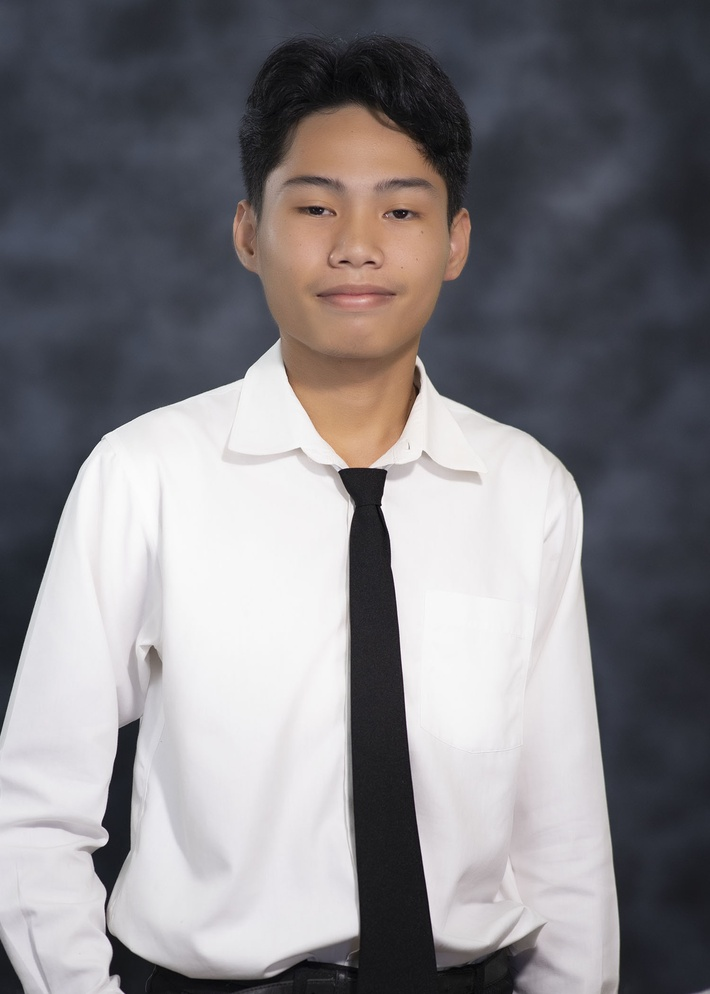
#> input picture data/5r.jpg, 710 x 994 px, shrunk from 1500 x 2100 before the run, found by its file name
$ python canny_img.py
#> lines starting #> are read from the running program, lines starting #| are printed output that depends on the picture
import cv2 as cv
import numpy as np
import os

img = cv.imread(os.path.join(".", "data", "5r.jpg"))
#> img is the input picture: shape (994, 710, 3); mean B, G, R 132.1, 128.4, 130.9

img = cv.Canny(img, 50, 51)
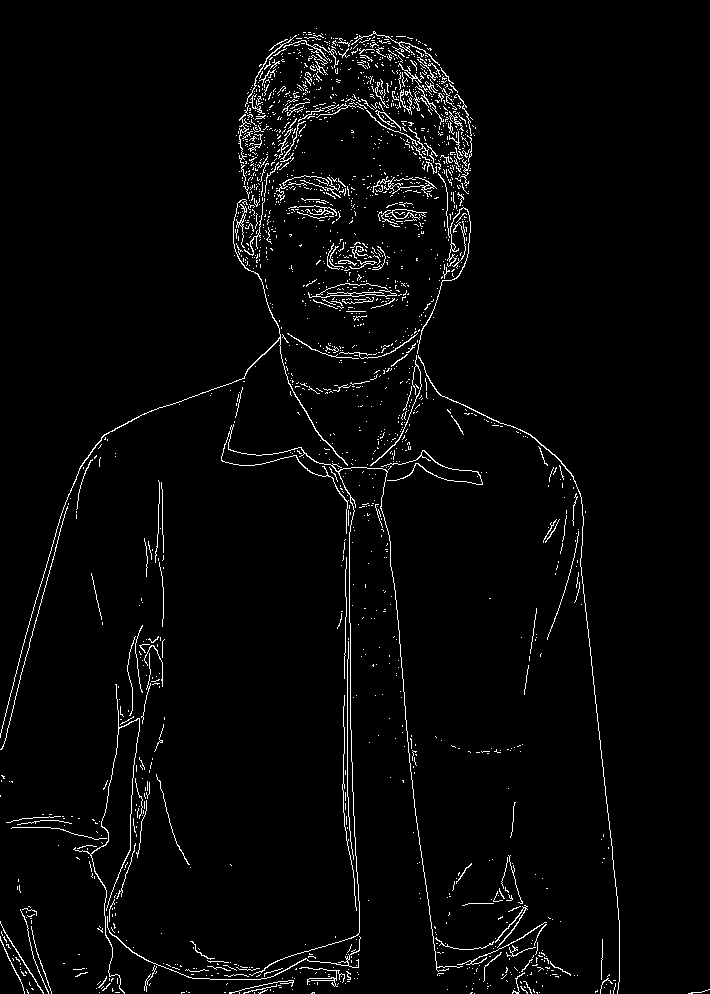
#> img: shape (994, 710); 2.9% white in thin lines or dots

cv.imshow("img", img)
cv.waitKey(0)
